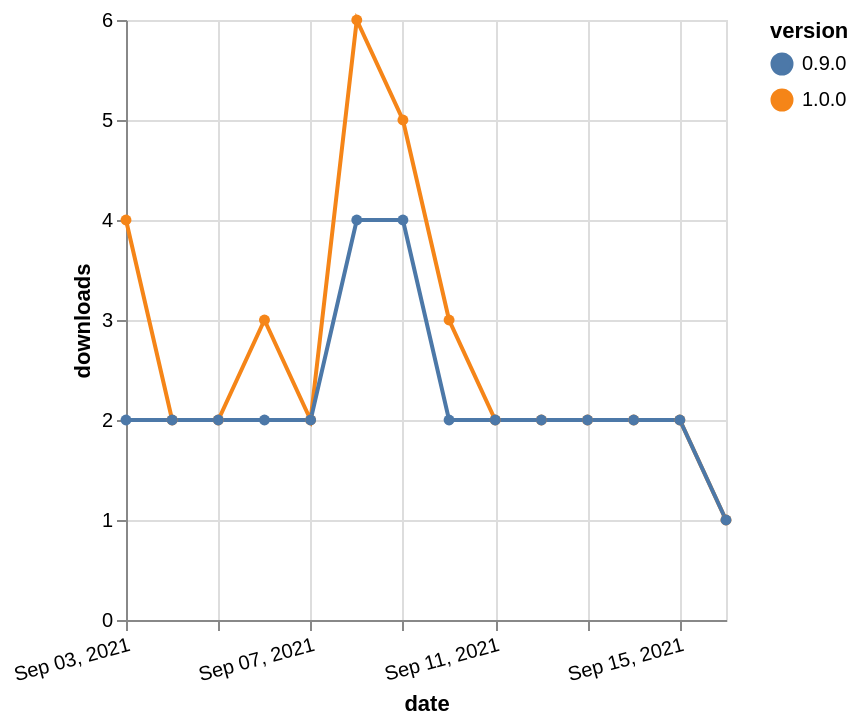

The specification (Vega-Lite) saved for this image:
### Vega-Lite specification from a JSON file in a GitHub repository (floating-point values rounded to 4 significant figures)
{"$schema": "https://vega.github.io/schema/vega-lite/v5.json", "description": "A simple bar chart with embedded data.", "data": {"values": [{"date": "2021-09-03", "total": 604, "delta": 4, "version": "1.0.0"}, {"date": "2021-09-04", "total": 606, "delta": 2, "version": "1.0.0"}, {"date": "2021-09-05", "total": 608, "delta": 2, "version": "1.0.0"}, {"date": "2021-09-06", "total": 611, "delta": 3, "version": "1.0.0"}, {"date": "2021-09-07", "total": 613, "delta": 2, "version": "1.0.0"}, {"date": "2021-09-08", "total": 619, "delta": 6, "version": "1.0.0"}, {"date": "2021-09-09", "total": 624, "delta": 5, "version": "1.0.0"}, {"date": "2021-09-10", "total": 627, "delta": 3, "version": "1.0.0"}, {"date": "2021-09-11", "total": 629, "delta": 2, "version": "1.0.0"}, {"date": "2021-09-12", "total": 631, "delta": 2, "version": "1.0.0"}, {"date": "2021-09-13", "total": 633, "delta": 2, "version": "1.0.0"}, {"date": "2021-09-14", "total": 635, "delta": 2, "version": "1.0.0"}, {"date": "2021-09-15", "total": 637, "delta": 2, "version": "1.0.0"}, {"date": "2021-09-16", "total": 638, "delta": 1, "version": "1.0.0"}, {"date": "2021-09-03", "total": 1364, "delta": 2, "version": "0.9.0"}, {"date": "2021-09-04", "total": 1366, "delta": 2, "version": "0.9.0"}, {"date": "2021-09-05", "total": 1368, "delta": 2, "version": "0.9.0"}, {"date": "2021-09-06", "total": 1370, "delta": 2, "version": "0.9.0"}, {"date": "2021-09-07", "total": 1372, "delta": 2, "version": "0.9.0"}, {"date": "2021-09-08", "total": 1376, "delta": 4, "version": "0.9.0"}, {"date": "2021-09-09", "total": 1380, "delta": 4, "version": "0.9.0"}, {"date": "2021-09-10", "total": 1382, "delta": 2, "version": "0.9.0"}, {"date": "2021-09-11", "total": 1384, "delta": 2, "version": "0.9.0"}, {"date": "2021-09-12", "total": 1386, "delta": 2, "version": "0.9.0"}, {"date": "2021-09-13", "total": 1388, "delta": 2, "version": "0.9.0"}, {"date": "2021-09-14", "total": 1390, "delta": 2, "version": "0.9.0"}, {"date": "2021-09-15", "total": 1392, "delta": 2, "version": "0.9.0"}, {"date": "2021-09-16", "total": 1393, "delta": 1, "version": "0.9.0"}]}, "width": "container", "mark": {"type": "line", "point": {"filled": true}}, "encoding": {"x": {"field": "date", "type": "temporal", "timeUnit": "yearmonthdate", "title": "date", "axis": {"labelAngle": -15}}, "y": {"field": "delta", "type": "quantitative", "title": "downloads"}, "color": {"field": "version", "type": "nominal"}, "tooltip": {"field": "delta"}}}
